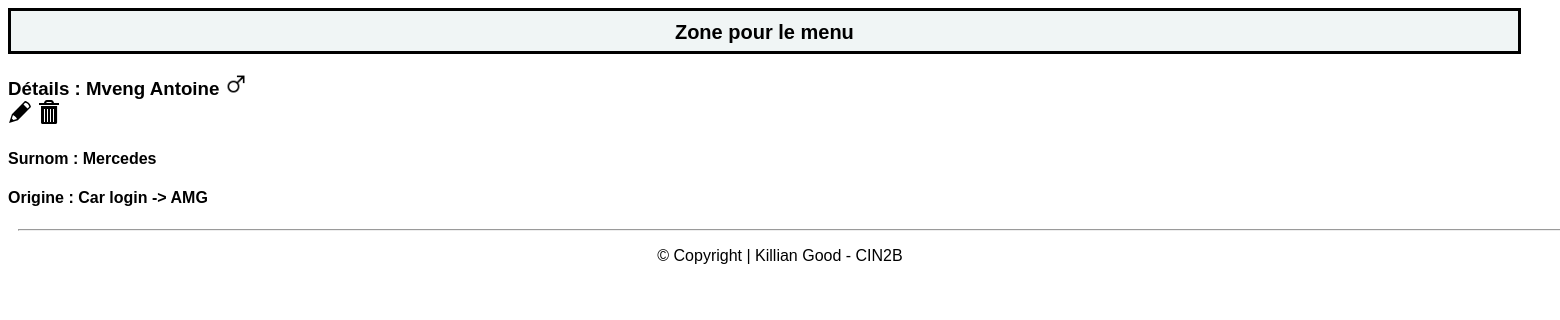
The page /Code/php/detail.php?idTeacher=1 on the database as committed earlier.
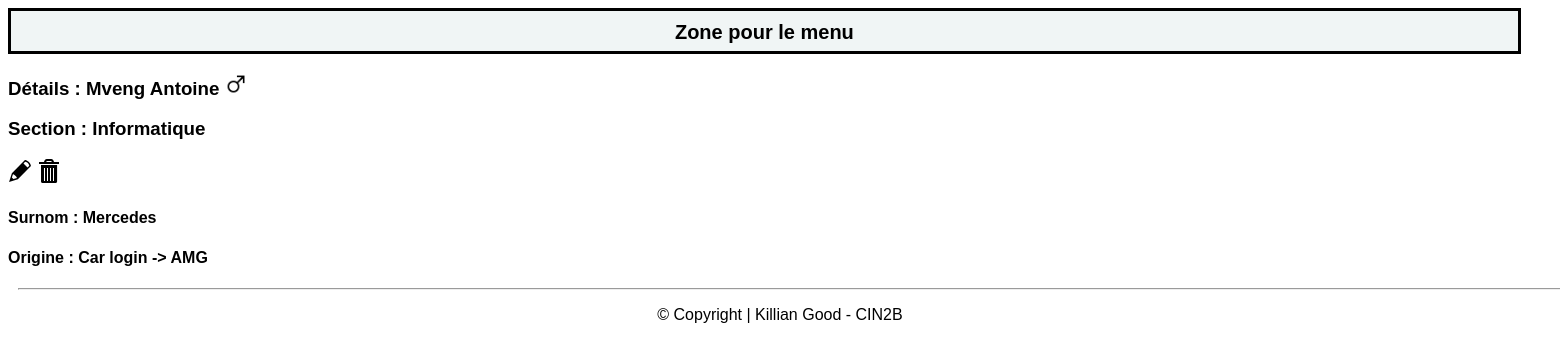
The same page on the database as committed later.
### tables this page shows
CREATE TABLE t_teacher(
	idTeacher int AUTO_INCREMENT PRIMARY KEY,
	teaFirstname varchar(50) NOT NULL,
	teaName varchar(50) NOT NULL,
	teaGender char(1) NOT NULL,
	teaNickname varchar(100) NOT NULL,
	teaOrigin varchar(255) NOT NULL);

CREATE TABLE t_teaches(
	fkteacher int NOT NULL,
	fksection int NOT NULL,
	CONSTRAINT fk_teacher_teaches_id FOREIGN KEY (fkteacher) REFERENCES t_teacher(idTeacher) ON DELETE CASCADE,
	CONSTRAINT fk_section_teaches_id FOREIGN KEY (fksection) REFERENCES t_section(idSection) ON DELETE CASCADE,
	PRIMARY KEY (fksection,fkteacher));

CREATE TABLE t_section(
	idSection int AUTO_INCREMENT PRIMARY KEY,
	secName varchar(30) NOT NULL);

### Code/php/Database.php (called while the page is built, shortened)
<?php
 class Database {
    private $connector;
    public function __construct(){
    try{
        $this->connector = new PDO("mysql:host=localhost;dbname=db_nickname_kilgood;charset=utf8", "dbNicknameUser", "grp2B_21");
        }catch(PDOException $e){
            die("<h1>Impossible de se connecter à la base de données</h1> erreur :". $e->getMessage());
        }
    }
    private function queryPrepareExecute($query, $binds){
        $req = $this->connector->prepare($query);
        foreach($binds as $bind){
            $req->bindValue($bind['field'], $bind['value'], $bind['type']);
        }
        $req->execute();
        return $req;
    }
    private function formatData($req){
        $results = $req->fetchALL(PDO::FETCH_ASSOC);
        return $results;
    }
    public function getOneTeacher($id){
        $query = "SELECT * FROM t_teacher WHERE idTeacher = :id";
        $binds = array(
            0 => array(
                'field' => ':id',
                'value' => $id,
                'type' => PDO::PARAM_INT
            )
        );
        $reqExecuted = $this->queryPrepareExecute($query, $binds);
        $results = $this->formatData($reqExecuted);
        return $results;
    }
    public function getOneTeacherSection($id){
        $query = "SELECT * FROM t_teaches JOIN t_teacher ON fkteacher = idTeacher JOIN t_section ON fksection = idSection WHERE idTeacher = :id";
        $binds = array(
            0 => array(
                'field' => ':id',
                'value' => $id,
                'type' => PDO::PARAM_INT
            )
        );
        $reqExecuted = $this->queryPrepareExecute($query, $binds);
        $results = $this->formatData($reqExecuted);
        return $results;
    }
}
?>

### Code/php/detail.php (the view, shortened to what this page needs)
<?php
require "database.php";
$db = new Database();
$id = $_GET["idTeacher"];
$teachers = $db->getOneTeacher($id);
$sections = $db->getOneTeacherSection($id);
?>
<!DOCTYPE html>
<html lang="fr">
    <head>
        <link href="../css/style.css" rel="stylesheet" type="text/css" />
    </head>
    <body>
    <a href="index.php" class="button">Zone pour le menu</a>
    <?php foreach($teachers as $teacher): ?>
        <h3>Détails : <?= $teacher["teaName"] ?><?= " ";?><?= $teacher["teaFirstname"] ?>
            <?php if($teacher["teaGender"] == "M")
            {
                echo '<img src="../../icons/maleGender.png" width"22px" height="22px" alt="icons">';
            }
            else
            {
                echo '<img src="../../icons/femaleGender.png" width"22px" height="22px" alt="icons">';
            }?>
        <?php foreach($sections as $section): ?>
        <p>Section : <?= $section["secName"] ?></p>
        <?php endforeach; ?>
        <div class="iconsDetail">
            <a href="updateTeacher.php?idTeacher=<?= $teacher["idTeacher"]; ?>"><img src="../../icons/edit.svg"></img></a>
            <a href="deleteTeacher.php?idTeacher=<?= $teacher["idTeacher"]; ?>" onclick="return confirm('Êtes vous sûr de voiloir supprimer l\'enseignant ?')"><img src="../../icons/trash.svg"></img></a>
        </div>
        <h4>Surnom : <?= $teacher["teaNickname"] ?></h4>
        <h4>Origine : <?= $teacher["teaOrigin"] ?></h4>
        <?php endforeach; ?>
    </body>
    <footer>
        <hr style="width:1900px;text-align:left;margin-left:0">
        <p>© Copyright | Killian Good - CIN2B</p>
    </footer>
</html>

Rows that differ between the two databases and show on the page:
added t_teaches: fksection.secName "Informatique"
